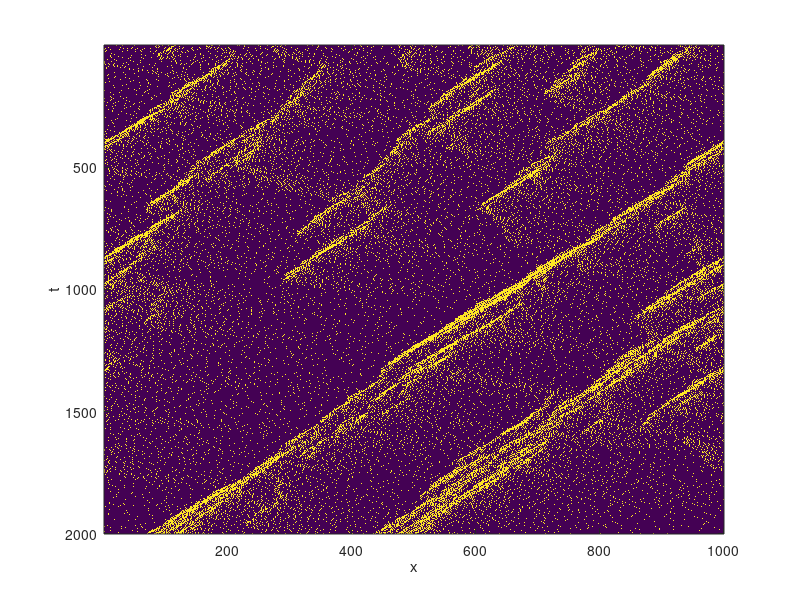
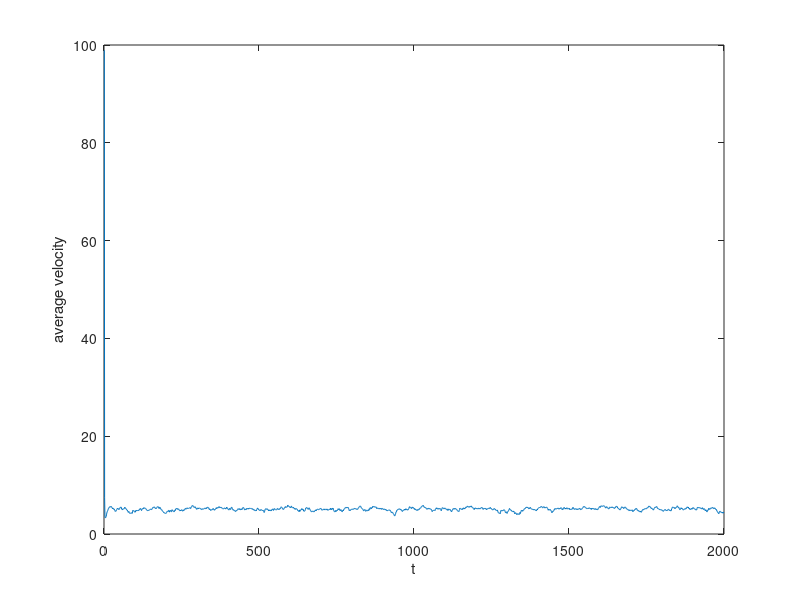

Recreate these plots in MATLAB, in order.
clear
road_length = 1000; % number of spaces
car_initial_density = .1; % number of cars
simulation_steps = 2000;
vmax = 200;
p = 0.2;
init_dist = 'random';

x = zeros(simulation_steps,road_length);
v = zeros(simulation_steps,road_length);
if strcmp(init_dist,'random')
    % initialize (random)
    for ii = 1:road_length
        if rand<car_initial_density
            x(1,ii) = 1;
            v(1,ii) = fix(rand*vmax);
        end
    end
else
    % initialize (uniform)
    ii = 1:fix(1/car_initial_density):road_length;
    x(1,ii) = 1;
    v(1,ii) = vmax;
end
ncar = sum(x(1,:));
% start time stepping
for tt = 2:simulation_steps
    for ii = 1:road_length
        if x(tt-1,ii)==1
            
            next_car = find(x(tt-1,ii+1:end)==1,1,'first');
            if ~isempty(next_car)
                d = next_car;
            else
                next_car = find(x(tt-1,1:ii-1)==1,1,'first');
                d = next_car + road_length-ii;
            end
            
            vtemp = min(v(tt-1,ii)+1,vmax);
            vtemp = min(vtemp,d-1);
            if rand<p
                vtemp = max(0,vtemp-1);
            end
            
            jj = ii + vtemp;
            if jj>road_length
                jj = jj - road_length;
            end
            v(tt,jj) = vtemp;
            x(tt,jj) = 1;
        end
    end
end
figure
imagesc(x)
xlabel('x')
ylabel('t')
figure
plot(1:simulation_steps,mean(v.')*road_length/ncar)
xlabel('t')
ylabel('average velocity')